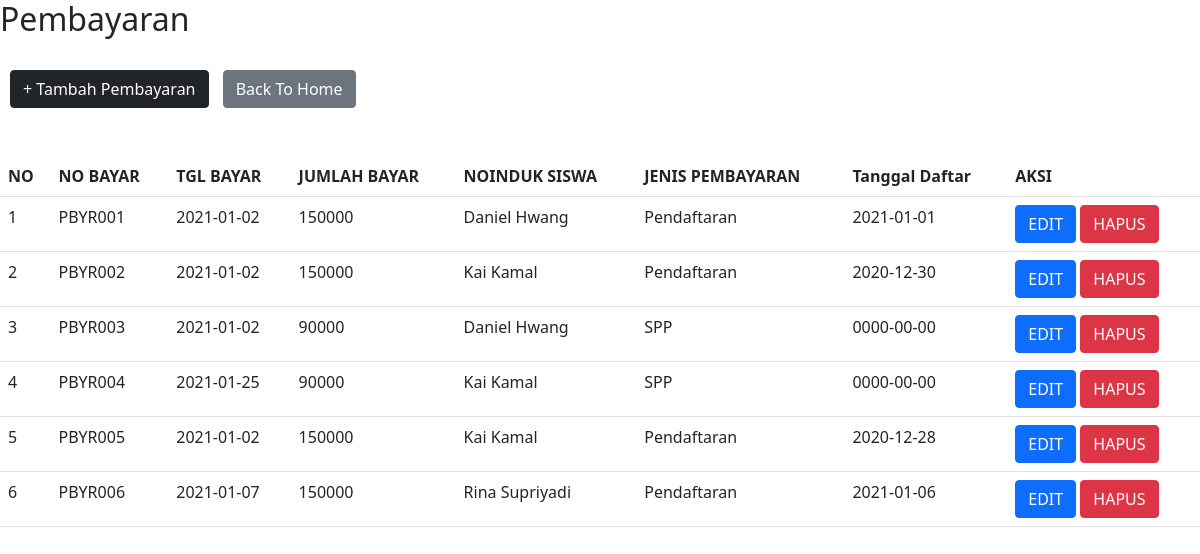
Screenshot of /pbd_project/pembayaran/index_pembayaran.php (signed in) with the database file from the repository.
### tables this page shows
CREATE TABLE `pembayaran` (
  `no_bayar` char(10) NOT NULL,
  `tgl_bayar` date NOT NULL,
  `jml_byr` int(11) NOT NULL,
  `noinduk_siswa` char(10) NOT NULL,
  `jenis_pembayaran` char(5) NOT NULL,
  `tgl_daftar` date DEFAULT NULL,
  `status` tinyint(1) NOT NULL
);

CREATE TABLE `siswa` (
  `noinduk_siswa` char(10) NOT NULL,
  `nama_siswa` varchar(50) NOT NULL,
  `jenkel` tinyint(1) NOT NULL,
  `tgllahir` date NOT NULL,
  `tgl_masuk` date NOT NULL,
  `tgl_lulus` date DEFAULT NULL,
  `alamat` varchar(100) NOT NULL,
  `anakke` int(11) DEFAULT NULL,
  `walmur` char(16) NOT NULL,
  `status` tinyint(1) NOT NULL,
  `status_siswa` tinyint(1) NOT NULL
);

CREATE TABLE `jenis_pembayaran` (
  `id_jenis` char(5) NOT NULL,
  `nama_jenis` varchar(20) DEFAULT NULL,
  `status` tinyint(1) NOT NULL
);

### pbd_project/pembayaran/index_pembayaran.php (the view, shortened to what this page needs)
<!DOCTYPE html>
<html>
<head>
    <link href="https://cdn.jsdelivr.net/npm/bootstrap@5.0.0-beta1/dist/css/bootstrap.min.css" rel="stylesheet">
    <link rel="stylesheet" type="text/css" href="/css/bootstrap.css">
</head>
<body>
	<h2>Pembayaran</h2>
	<br/>
	<a href="tambah_pembayaran.php" class="btn btn-dark" style="margin-left: 10px">+ Tambah Pembayaran </a>
	<a href="../login/home.php" class="btn btn-secondary" style="margin-left: 10px">Back To Home</a>
	<br/>
	<br/>
		<br>
	<table class="table table-hover">
		<tr>
			<th>NO</th>
			<th>NO BAYAR</th>
			<th>TGL BAYAR</th>
			<th>JUMLAH BAYAR</th>
			<th>NOINDUK SISWA</th>
			<th>JENIS PEMBAYARAN</th>
			<th>Tanggal Daftar</th>
			<th>AKSI</th>
		</tr>
		<?php
		$no = 1;
		include 'koneksi.php';
		$query = "SELECT pm.no_bayar, pm.tgl_bayar, pm.jml_byr, pm.noinduk_siswa, pm.jenis_pembayaran, pm.tgl_daftar, pm.status FROM pembayaran pm
			JOIN siswa si ON pm.noinduk_siswa = si.noinduk_siswa
			JOIN jenis_pembayaran jp ON pm.jenis_pembayaran = jp.id_jenis";
		$data = mysqli_query($koneksi, $query);
		while ($d = mysqli_fetch_array($data)) {
			if ($d['status'] == 0) {
		?>
		<tr>
			<td><?php echo $no++ ?></td>
			<td><?php echo $d['no_bayar']; ?></td>
			<td><?php echo $d['tgl_bayar']; ?></td>
			<td><?php echo $d['jml_byr']; ?></td>
			<?php
				$datasiswa=mysqli_query($koneksi, "SELECT * FROM siswa where noinduk_siswa='$d[noinduk_siswa]'");
				$d2 = mysqli_fetch_array($datasiswa);
			?>
			<td><?php echo $d2['nama_siswa']; ?></td>
			<?php
				$datajenis=mysqli_query($koneksi, "SELECT * FROM jenis_pembayaran where id_jenis='$d[jenis_pembayaran]'");
				$d2 = mysqli_fetch_array($datajenis);
			?>
			<td><?php echo $d2['nama_jenis']; ?></td>
			<td><?php echo $d['tgl_daftar']; ?></td>
			<td>
				<a href="edit_pembayaran.php?no_bayar=<?php echo $d['no_bayar']; ?>" class="btn btn-primary">EDIT</a>
				<a href="hide_pmbyrn.php?no_bayar=<?php echo $d['no_bayar']; ?>" onclick="return confirm('apakah anda yakin untuk menyembunyikan?')" class="btn btn-danger">HAPUS</a>
			</td>
		</tr>
		<?php
		}
	}
		?>
	</table>
</body>
</html>

### rows the page displays
pembayaran: no_bayar "PBYR001", tgl_bayar "2021-01-02", jml_byr "150000", noinduk_siswa.nama_siswa "Daniel Hwang", jenis_pembayaran.nama_jenis "Pendaftaran", tgl_daftar "2021-01-01"
pembayaran: no_bayar "PBYR002", tgl_bayar "2021-01-02", jml_byr "150000", noinduk_siswa.nama_siswa "Kai Kamal", jenis_pembayaran.nama_jenis "Pendaftaran", tgl_daftar "2020-12-30"
pembayaran: no_bayar "PBYR003", tgl_bayar "2021-01-02", jml_byr "90000", noinduk_siswa.nama_siswa "Daniel Hwang", jenis_pembayaran.nama_jenis "SPP", tgl_daftar "0000-00-00"
pembayaran: no_bayar "PBYR004", tgl_bayar "2021-01-25", jml_byr "90000", noinduk_siswa.nama_siswa "Kai Kamal", jenis_pembayaran.nama_jenis "SPP", tgl_daftar "0000-00-00"
pembayaran: no_bayar "PBYR005", tgl_bayar "2021-01-02", jml_byr "150000", noinduk_siswa.nama_siswa "Kai Kamal", jenis_pembayaran.nama_jenis "Pendaftaran", tgl_daftar "2020-12-28"
pembayaran: no_bayar "PBYR006", tgl_bayar "2021-01-07", jml_byr "150000", noinduk_siswa.nama_siswa "Rina Supriyadi", jenis_pembayaran.nama_jenis "Pendaftaran", tgl_daftar "2021-01-06"
